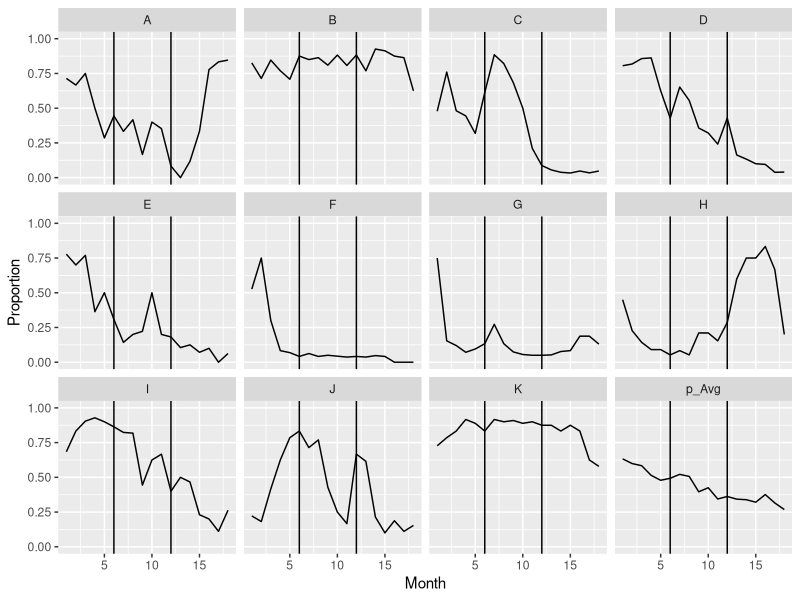
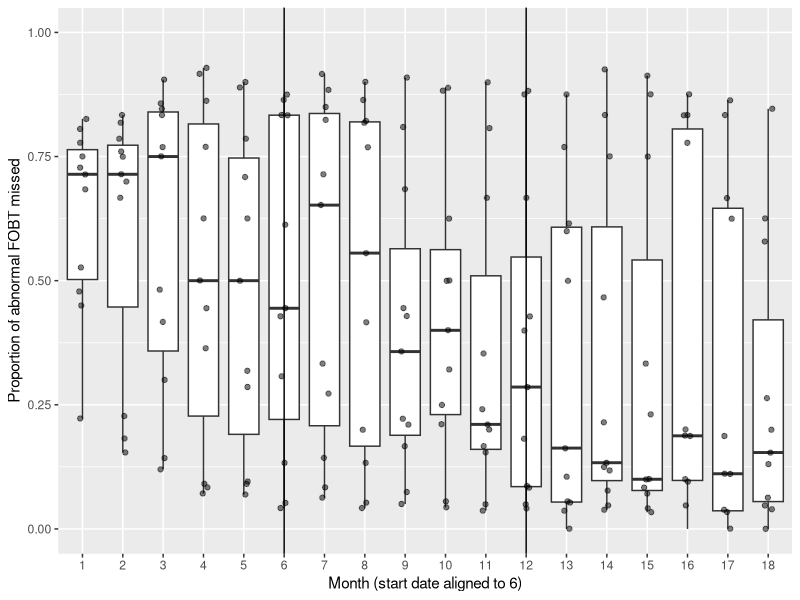
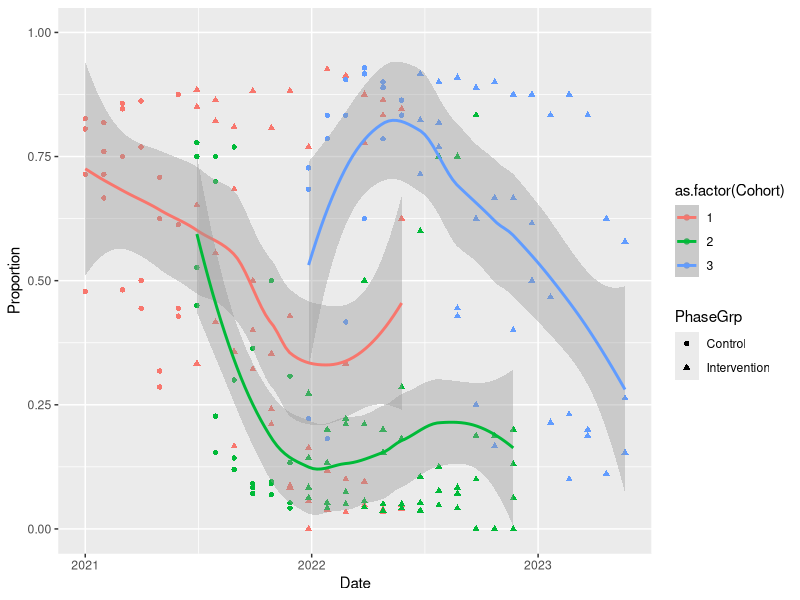

Source code (R) for these figures, in order:
## ---- chunk 1
library(ggplot2)
library(tidyr)
library(dplyr)
library(knitr)
library(here)
## ---- chunk 2
x_to_proportion <- function(x) { 
  0.5 + atan(x) / pi
  # max slope = 1/pi = 0.32, at x=0.
  # going up by 1 makes proportion go about 0.5 to 0.75
  # x up by 0.03 makes p go to 0.51
}

proportion_to_x <- function(proportion) { 
  tan(pi * (proportion - 0.5))
}

next_proportion <- function(current_proportion) {  # returns simple numeric
  current_x <- proportion_to_x(current_proportion)
  new_x <- current_x + rnorm(1) - 0.1  # decrease a little each month
  x_to_proportion(new_x)
}

extend_by_one <- function(proportion_vec) {  # returns numeric vector
  val_to_add <- next_proportion(tail(proportion_vec, n=1))
  c(proportion_vec, val_to_add)
}

generate_run <- function(n) {  # returns numeric vector of length n
  my_run <- c(next_proportion(0.6))  # starting value
  for (i in 2:n) {
    my_run <- extend_by_one(my_run)
  }
  my_run
}

generate_etrigger_data <- function(number_sites, months_per_site) {  # returns data frame
  result <- generate_run(months_per_site)
  site_labels <- rep(LETTERS[1], months_per_site)
  timepoints <- 1:months_per_site
  for (i in 2:number_sites) {
    result <- c(result, generate_run(months_per_site))
    site_labels <- c(site_labels, rep(LETTERS[i], months_per_site))
    timepoints <- c(timepoints, 1:months_per_site)
  }
  data.frame(Proportion_raw = result, Site = site_labels, Month = timepoints)
}
## ---- chunk 3
n_sites <- 11
last_prework_month <- 6
n_action <- 6
n_sustain <- 6
last_action_month <- last_prework_month + n_action
months_per_site <- last_action_month + n_sustain
project_kickoff <- as.Date('2021-01-01')

set.seed(123423)

X_continuous <- generate_etrigger_data(n_sites, months_per_site)

## ---- chunk 4
expected_n = data.frame(
  Site = LETTERS[1: n_sites],
  expected = runif(n_sites, 9, 30)  # Sites usually 9 to 30 abnormal tests per mo.
)

rpois_vec <- Vectorize(rpois, 'lambda')

inner_join(X_continuous, expected_n, by='Site') %>%
  mutate(
    Denominator = rpois_vec(1, expected),
    Numerator = round(Denominator * Proportion_raw),
    Proportion = Numerator / Denominator,
    Phase = case_when(
      Month <= 3 ~ 'baseline',
      Month <= last_prework_month ~ 'prework',
      Month <= last_action_month ~ 'action',
      TRUE ~ 'sustain'
    ),
    Cohort = case_when(
      Site %in% c('A', 'B', 'C', 'D') ~ 1,
      Site %in% c('E', 'F', 'G', 'H') ~ 2,
      TRUE ~ 3,
    ),
    Date = n_action * 30 * (Cohort - 1) + (Month - 1) * 30 + project_kickoff,
    PhaseGrp = case_when(
      Phase %in% c('baseline', 'prework') ~ 'Control',
      TRUE ~ 'Intervention'
    )
  ) %>%
  select(Cohort, Site, Month, Phase, Numerator, Denominator, Proportion, Date, PhaseGrp) -> X
## ---- chunk 5
X %>%
  group_by(Month) %>%
  summarise(Proportion = mean(Proportion)) %>%
  mutate(Site='p_Avg') ->
  averaged
site_data_with_average <- bind_rows(X, averaged)
## ---- chunk 6
  ggplot(site_data_with_average, aes(Month, Proportion)) +
    geom_line() +
    geom_vline(xintercept = last_prework_month) +
    geom_vline(xintercept = last_action_month) +
    ylim(0,1) +
    facet_wrap(vars(Site))
## ---- chunk 7
head(X, 18+5) %>% kable()

output_filename <- 'fake_data.csv'
write.csv(X, file=here(output_filename), row.names = FALSE)
Xrows = dim(X)[1]
Xcols = dim(X)[2]
## ---- chunk 8
site_data_with_average %>%
  filter(Site != 'p_Avg') %>%
  ggplot(aes(as.factor(Month), Proportion)) +
    geom_boxplot() +
    geom_jitter(width = 0.1, alpha = 0.5) +
    geom_vline(xintercept = last_prework_month) +
    geom_vline(xintercept = last_action_month) +
    ylim(0,1) +
    labs(y="Proportion of abnormal FOBT missed", x='Month (start date aligned to 6)')
## ---- chunk 9
ggplot(X, aes(Date, Proportion, colour = as.factor(Cohort))) +
  geom_point(aes(shape = PhaseGrp)) +
  geom_smooth() +
  ylim(0,1)
